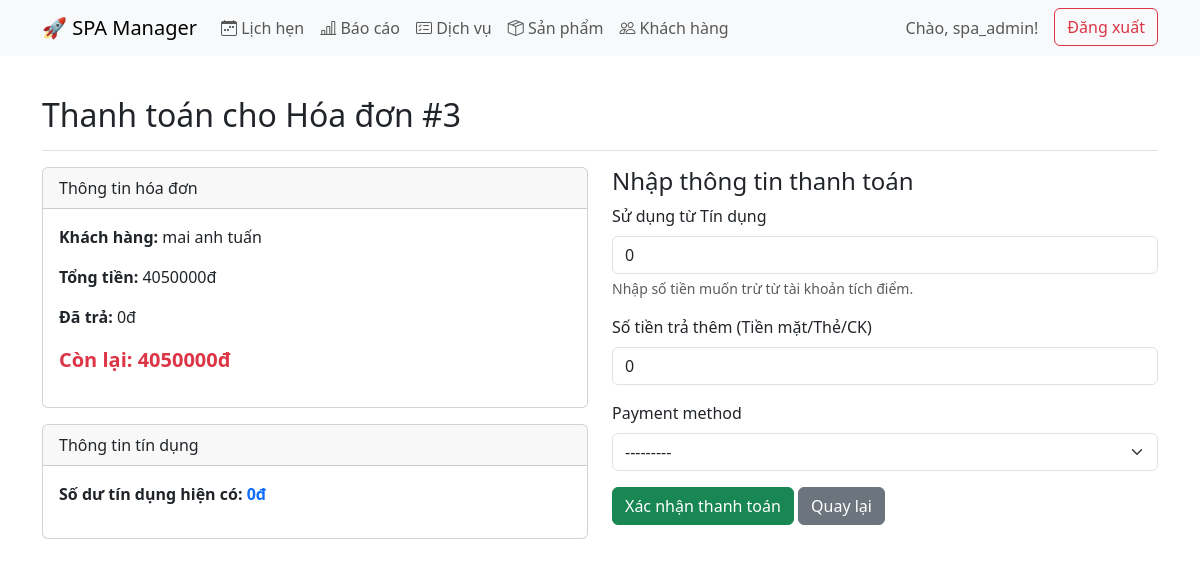
/invoices/3/record-payment/ (signed in), run on the app's committed database.
### sales/models.py (models this page shows, shortened)
class Invoice(models.Model):
    STATUS_CHOICES = [('unpaid', 'Chưa thanh toán'), ('paid', 'Đã thanh toán'), ('cancelled', 'Đã hủy'),]
    customer = models.ForeignKey(Customer, on_delete=models.PROTECT, related_name='invoices')
    staff = models.ForeignKey(User, on_delete=models.SET_NULL, null=True, blank=True, related_name='invoices_created')
    voucher_applied = models.ForeignKey(Voucher, on_delete=models.SET_NULL, null=True, blank=True)
    sub_total = models.DecimalField(max_digits=12, decimal_places=2, default=0, help_text="Tổng tiền trước giảm giá")
    discount_amount = models.DecimalField(max_digits=12, decimal_places=2, default=0)
    final_amount = models.DecimalField(max_digits=12, decimal_places=2, default=0, help_text="Tổng tiền sau giảm giá")
    paid_amount = models.DecimalField(max_digits=12, decimal_places=2, default=0)
    status = models.CharField(max_length=50, choices=STATUS_CHOICES, default='unpaid')
    created_at = models.DateTimeField(default=timezone.now)
    @property
    def amount_due(self):
        return self.final_amount - self.paid_amount

class Customer(models.Model):
    profile_code = models.CharField(max_length=50, unique=True, blank=True, null=True, help_text="Mã hồ sơ hoặc mã khách hàng thân thiết")
    full_name = models.CharField(max_length=100)
    phone_number = models.CharField(max_length=15, unique=True)
    email = models.EmailField(blank=True, null=True)
    credit_balance = models.DecimalField(max_digits=12, decimal_places=2, default=0, help_text="Số dư tín dụng/tiền tích điểm của khách")
    created_at = models.DateTimeField(default=timezone.now)

### sales/views.py (the view)
# urls.py: path('invoices/<int:invoice_id>/record-payment/', views.record_payment_view, name='record_payment'),
@login_required
def record_payment_view(request, invoice_id):
    invoice = get_object_or_404(Invoice, id=invoice_id)
    customer = invoice.customer
    if request.method == 'POST':
        form = PaymentForm(request.POST)
        if form.is_valid():
            credit_to_use = form.cleaned_data.get('use_credit') or Decimal('0')
            other_payment_amount = form.cleaned_data.get('amount_paid') or Decimal('0')
            other_payment_method = form.cleaned_data.get('payment_method')
            with transaction.atomic():
                customer_to_update = Customer.objects.select_for_update().get(pk=customer.pk)
                amount_due = invoice.amount_due
                actual_credit_paid = min(credit_to_use, customer_to_update.credit_balance, amount_due)
                if actual_credit_paid > 0:
                    customer_to_update.credit_balance -= actual_credit_paid
                    invoice.paid_amount += actual_credit_paid
                    Payment.objects.create(invoice=invoice, amount_paid=actual_credit_paid, payment_method='credit')
                if other_payment_amount > 0:
                    invoice.paid_amount += other_payment_amount
                    Payment.objects.create(invoice=invoice, amount_paid=other_payment_amount, payment_method=other_payment_method)
                if invoice.paid_amount > invoice.final_amount:
                    overpayment = invoice.paid_amount - invoice.final_amount
                    customer_to_update.credit_balance += overpayment
                    invoice.paid_amount = invoice.final_amount
                if invoice.paid_amount >= invoice.final_amount:
                    invoice.status = 'paid'
                customer_to_update.save()
                invoice.save()
            return redirect('invoice_detail', invoice_id=invoice.id)
    else:
        form = PaymentForm(initial={'amount_paid': 0, 'use_credit': 0})
    context = {'form': form, 'invoice': invoice, 'customer': customer}
    return render(request, 'sales/record_payment.html', context)

### sales/forms.py
class PaymentForm(forms.ModelForm):
    use_credit = forms.DecimalField(
        max_digits=12,
        decimal_places=2,
        label="Sử dụng từ Tín dụng",
        required=False,
        widget=forms.NumberInput(attrs={'class': 'form-control'})
    )
    class Meta:
        model = Payment
        fields = ['amount_paid', 'payment_method']
        labels = {
            'amount_paid': 'Số tiền trả thêm (Tiền mặt/Thẻ/CK)'
        }
        widgets = {
            'amount_paid': forms.NumberInput(attrs={'class': 'form-control'}),
            'payment_method': forms.Select(attrs={'class': 'form-select'}),
        }

### sales/templates/sales/record_payment.html (shortened to what this page needs)
{% extends 'sales/base.html' %}
{% block content %}
<div class="d-flex justify-content-between flex-wrap flex-md-nowrap align-items-center pt-3 pb-2 mb-3 border-bottom">
    <h1 class="h2">Thanh toán cho Hóa đơn #{{ invoice.id }}</h1>
</div>
<div class="row">
    <div class="col-md-6">
        <div class="card">
            <div class="card-header">Thông tin hóa đơn</div>
            <div class="card-body">
                <p><strong>Khách hàng:</strong> {{ invoice.customer.full_name }}</p>
                <p><strong>Tổng tiền:</strong> {{ invoice.final_amount|floatformat:0 }}đ</p>
                <p><strong>Đã trả:</strong> {{ invoice.paid_amount|floatformat:0 }}đ</p>
                <p class="fw-bold fs-5 text-danger">Còn lại: {{ invoice.amount_due|floatformat:0 }}đ</p>
            </div>
        </div>
        <div class="card mt-3">
            <div class="card-header">Thông tin tín dụng</div>
            <div class="card-body">
                <p><strong>Số dư tín dụng hiện có:</strong> <span class="fw-bold text-primary">{{ customer.credit_balance|floatformat:0 }}đ</span></p>
            </div>
        </div>
    </div>
    <div class="col-md-6">
        <h4>Nhập thông tin thanh toán</h4>
        <form method="post" id="payment-form">
            <div class="mb-3">
                <label for="{{ form.use_credit.id_for_label }}" class="form-label">{{ form.use_credit.label }}</label>
                {{ form.use_credit }}
                <div class="form-text">Nhập số tiền muốn trừ từ tài khoản tích điểm.</div>
            </div>
             <div class="mb-3">
                <label for="{{ form.amount_paid.id_for_label }}" class="form-label">{{ form.amount_paid.label }}</label>
                {{ form.amount_paid }}
            </div>
            <div class="mb-3">
                <label for="{{ form.payment_method.id_for_label }}" class="form-label">{{ form.payment_method.label }}</label>
                {{ form.payment_method }}
            </div>
            <button type="submit" class="btn btn-success">Xác nhận thanh toán</button>
            <a href="{% url 'customer_detail' invoice.customer.id %}" class="btn btn-secondary">Quay lại</a>
        </form>
    </div>
</div>
{% endblock %}

### sales/templates/sales/base.html (shortened to what this page needs)
{% load static %}
{% load humanize %}
<!doctype html>
<html lang="vi">
<head>
    <link href="https://cdn.jsdelivr.net/npm/bootstrap@5.3.3/dist/css/bootstrap.min.css" rel="stylesheet">
    <link rel="stylesheet" href="https://cdn.jsdelivr.net/npm/bootstrap-icons@1.11.3/font/bootstrap-icons.min.css">
</head>
<body>
    <nav class="navbar navbar-expand-lg bg-body-tertiary mb-4">
        <div class="container">
            <a class="navbar-brand" href="{% if user.is_authenticated %}{% url 'dashboard' %}{% else %}{% url 'login' %}{% endif %}">🚀 SPA Manager</a>
            <div class="collapse navbar-collapse" id="navbarNav">
                <ul class="navbar-nav me-auto mb-2 mb-lg-0">
                    {% if user.is_authenticated %}
                        <li class="nav-item">
                            <a class="nav-link" href="{% url 'calendar' %}"><i class="bi bi-calendar-week"></i> Lịch hẹn</a>
                        </li>
                        <li class="nav-item">
                            <a class="nav-link" href="{% url 'reports' %}"><i class="bi bi-bar-chart-line"></i> Báo cáo</a>
                        </li>
                        <li class="nav-item">
                            <a class="nav-link" href="{% url 'service_list' %}"><i class="bi bi-card-checklist"></i> Dịch vụ</a>
                        </li>
                         <li class="nav-item">
                            <a class="nav-link" href="{% url 'product_list' %}"><i class="bi bi-box-seam"></i> Sản phẩm</a>
                        </li>
                         <li class="nav-item">
                            <a class="nav-link" href="{% url 'customer_list' %}"><i class="bi bi-people"></i> Khách hàng</a>
                        </li>
                    {% endif %}
                </ul>
                <div class="navbar-nav ms-auto">
                    {% if user.is_authenticated %}
                        <span class="navbar-text me-3">
                            Chào, {{ user.username }}!
                        </span>
                        <form action="{% url 'logout' %}" method="post" class="d-inline">
                            <button type="submit" class="btn btn-outline-danger">Đăng xuất</button>
                        </form>
                    {% else %}
                         <a href="{% url 'login' %}" class="btn btn-primary">Đăng nhập</a>
                    {% endif %}
                </div>
            </div>
        </div>
    </nav>
    <main class="container">
        {% block content %}{% endblock %}
    </main>
</body>
</html>

### data on the page
Invoice: id "3", customer.full_name "mai anh tuấn", final_amount "4050000", paid_amount "0", amount_due "4050000"
Customer: credit_balance "0"

### other printed values
{{ user.username }} "spa_admin"
